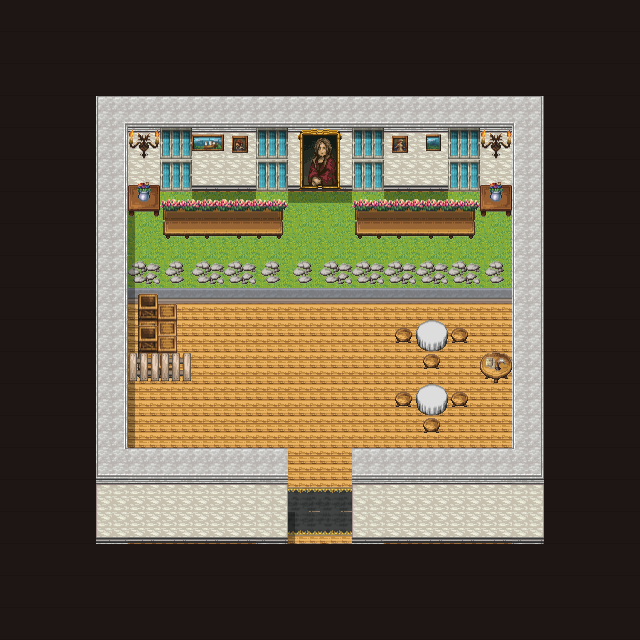

Tiled map render using the project's own tile images. Description and the map definition, with tile-layer contents summarised, below:
An orthogonal 20x20 tile map with 32x32 px tiles, 13 tile layers (floor, carpet, grass, kerb, ...), 3 tilesets.

<map version="1.9" tiledversion="1.9.1" orientation="orthogonal" renderorder="right-down" width="20" height="20" tilewidth="32" tileheight="32" infinite="0" nextlayerid="14" nextobjectid="1">
  <tileset firstgid="1" source="../15_tsx/port_city_tile_300%.tsx" />
  <tileset firstgid="13182" source="../15_tsx/royal_castle_tile_300%.tsx" />
  <tileset firstgid="13920" source="../15_tsx/monster_of_painting.tsx" />
  <layer id="2" name="floor" width="20" height="20">
    <data>[400 cells, 196 non-empty, 1 distinct tile ids]</data>
  </layer>
  <layer id="7" name="carpet" width="20" height="20">
    <data>[400 cells, 4 non-empty, 2 distinct tile ids]</data>
  </layer>
  <layer id="10" name="grass" width="20" height="20">
    <data>[400 cells, 36 non-empty, 1 distinct tile ids]</data>
  </layer>
  <layer id="11" name="kerb" width="20" height="20">
    <data>[400 cells, 12 non-empty, 1 distinct tile ids]</data>
  </layer>
  <layer id="3" name="wall1" width="20" height="20">
    <data>[400 cells, 84 non-empty, 15 distinct tile ids]</data>
  </layer>
  <layer id="5" name="furniture1" width="20" height="20">
    <data>[400 cells, 30 non-empty, 8 distinct tile ids]</data>
  </layer>
  <layer id="6" name="shadow" width="20" height="20">
    <data>[400 cells, 20 non-empty, 3 distinct tile ids]</data>
  </layer>
  <layer id="8" name="furniture2" width="20" height="20">
    <data>[400 cells, 23 non-empty, 18 distinct tile ids]</data>
  </layer>
  <layer id="9" name="furniture3" width="20" height="20">
    <data>[400 cells, 11 non-empty, 6 distinct tile ids]</data>
  </layer>
  <layer id="12" name="chara" width="20" height="20">
    <data>[400 cells, 0 non-empty, 0 distinct tile ids]</data>
  </layer>
  <layer id="13" name="furniture4" width="20" height="20">
    <data>[400 cells, 10 non-empty, 5 distinct tile ids]</data>
  </layer>
  <layer id="4" name="wall2" width="20" height="20">
    <data>[400 cells, 10 non-empty, 1 distinct tile ids]</data>
  </layer>
  <layer id="1" name="black" width="20" height="20">
    <data>[400 cells, 204 non-empty, 1 distinct tile ids]</data>
  </layer>
</map>
